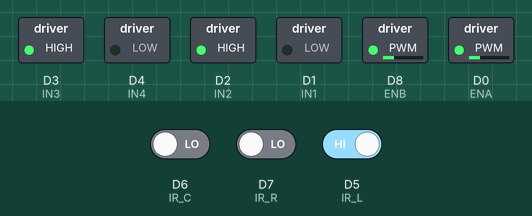
The sketch below on a simulated ESP8266 (NodeMCU). On the bench: switched loads named in the sketch (green lamp = pin HIGH). The test bench sets the inputs (shaded band); at power-on: D6 (IR_C) LOW, D7 (IR_R) LOW, D5 (IR_L) HIGH.

Above: at 1.2 s.
1.3 s: D6 (IR_C) driven HIGH
At 1.45 s:
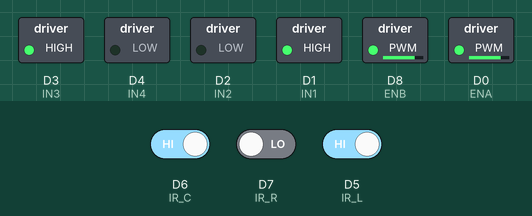
4.3 s: D6 (IR_C) driven LOW
At 5.7 s:
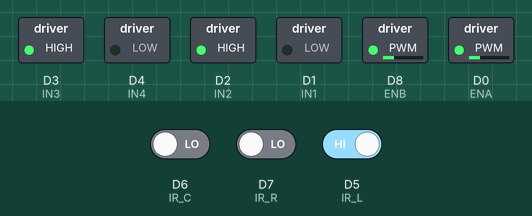
Timing chart, 0 to 7.3 s (numbered marks = the images above; inputs shaded):
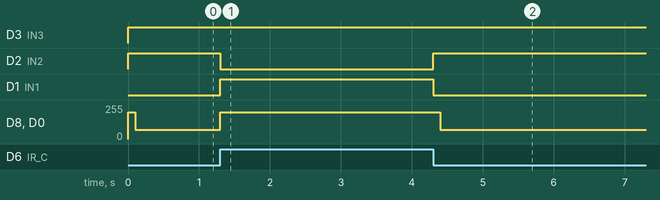

Measured:
- after the input at 1.3 s, D2 (IN2): HIGH → LOW at once; D1 (IN1): LOW → HIGH at once; D8 (ENB), D0 (ENA): 70/255 → 200/255 at once
- after the input at 4.3 s, D2 (IN2): LOW → HIGH at once; D1 (IN1): HIGH → LOW at once; D8 (ENB), D0 (ENA): 200/255 → 70/255 after 0.10 s

The sketch:

02_perfect_working_code.ino
```cpp
#define IR_L D5
#define IR_C D6
#define IR_R D7

#define IN1 D1
#define IN2 D2
#define IN3 D3
#define IN4 D4
#define ENA D0
#define ENB D8

#define BLACK 1

int FWD_SLOW   = 70;
int ROT_SLOW   = 70;

int KICK_PWM   = 200;
int KICK_MS    = 100;

void setup() {
  Serial.begin(115200);

  pinMode(IR_L, INPUT);
  pinMode(IR_C, INPUT);
  pinMode(IR_R, INPUT);

  pinMode(IN1, OUTPUT); pinMode(IN2, OUTPUT);
  pinMode(IN3, OUTPUT); pinMode(IN4, OUTPUT);
  pinMode(ENA, OUTPUT); pinMode(ENB, OUTPUT);

  stopMotors();
}

void loop() {
  int L = digitalRead(IR_L);
  int C = digitalRead(IR_C);
  int R = digitalRead(IR_R);

  if (L != BLACK && C == BLACK && R != BLACK) {
    forwardKickThenSlow();
  }

  else if (L == BLACK && C != BLACK && R != BLACK) {
    rotateLeftUntilCenterBlack();
  }

  else if (R == BLACK && C != BLACK && L != BLACK) {
    rotateRightUntilCenterBlack();
  }

  else if (C == BLACK) {
    forwardKickThenSlow();
  }

  else {
    stopMotors();
  }
}

void forwardKickThenSlow() {
  digitalWrite(IN1, HIGH); digitalWrite(IN2, LOW);
  digitalWrite(IN3, HIGH); digitalWrite(IN4, LOW);

  analogWrite(ENA, KICK_PWM);
  analogWrite(ENB, KICK_PWM);
  delay(KICK_MS);

  analogWrite(ENA, FWD_SLOW);
  analogWrite(ENB, FWD_SLOW);
}

void rotateLeftUntilCenterBlack() {
  digitalWrite(IN1, LOW);  digitalWrite(IN2, HIGH);
  digitalWrite(IN3, HIGH); digitalWrite(IN4, LOW);

  analogWrite(ENA, KICK_PWM);
  analogWrite(ENB, KICK_PWM);
  delay(KICK_MS);

  while (digitalRead(IR_C) != BLACK) {
    analogWrite(ENA, ROT_SLOW);
    analogWrite(ENB, ROT_SLOW);
    delay(1);
  }
}

void rotateRightUntilCenterBlack() {
  digitalWrite(IN1, HIGH); digitalWrite(IN2, LOW);
  digitalWrite(IN3, LOW);  digitalWrite(IN4, HIGH);

  analogWrite(ENA, KICK_PWM);
  analogWrite(ENB, KICK_PWM);
  delay(KICK_MS);

  while (digitalRead(IR_C) != BLACK) {
    analogWrite(ENA, ROT_SLOW);
    analogWrite(ENB, ROT_SLOW);
    delay(1);
  }
}

void stopMotors() {
  analogWrite(ENA, 0);
  analogWrite(ENB, 0);

  digitalWrite(IN1, LOW); digitalWrite(IN2, LOW);
  digitalWrite(IN3, LOW); digitalWrite(IN4, LOW);
}
```
